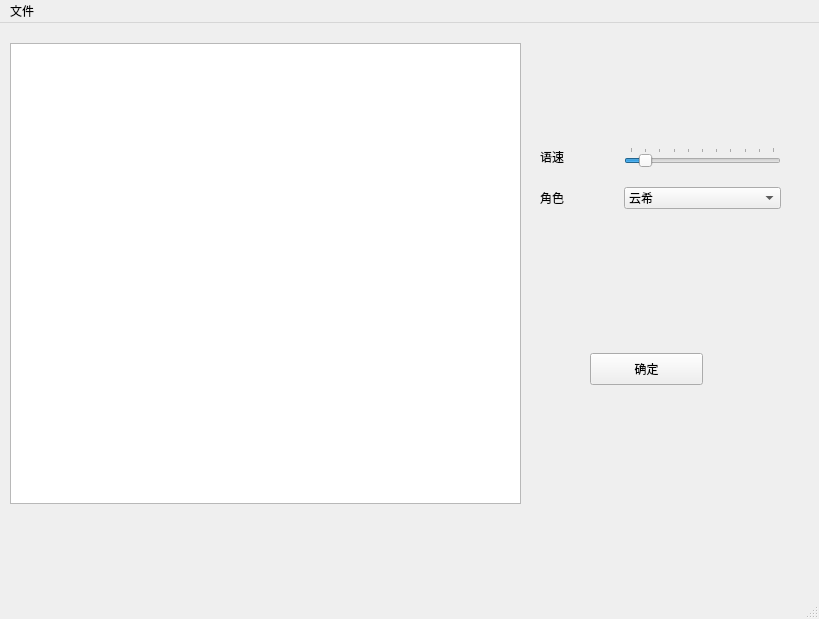
<?xml version="1.0" encoding="UTF-8"?>
<ui version="4.0">
 <class>MainWindow</class>
 <widget class="QMainWindow" name="MainWindow">
  <property name="geometry">
   <rect>
    <x>0</x>
    <y>0</y>
    <width>819</width>
    <height>619</height>
   </rect>
  </property>
  <property name="focusPolicy">
   <enum>Qt::ClickFocus</enum>
  </property>
  <property name="windowTitle">
   <string>MainWindow</string>
  </property>
  <property name="animated">
   <bool>true</bool>
  </property>
  <widget class="QWidget" name="centralwidget">
   <widget class="QWidget" name="widget_2" native="true">
    <property name="geometry">
     <rect>
      <x>20</x>
      <y>40</y>
      <width>311</width>
      <height>271</height>
     </rect>
    </property>
   </widget>
   <widget class="QTextBrowser" name="textBrowser">
    <property name="geometry">
     <rect>
      <x>10</x>
      <y>20</y>
      <width>511</width>
      <height>461</height>
     </rect>
    </property>
   </widget>
   <widget class="QPushButton" name="ok">
    <property name="geometry">
     <rect>
      <x>590</x>
      <y>330</y>
      <width>113</width>
      <height>32</height>
     </rect>
    </property>
    <property name="text">
     <string>确定</string>
    </property>
   </widget>
   <widget class="QSplitter" name="splitter_4">
    <property name="geometry">
     <rect>
      <x>0</x>
      <y>0</y>
      <width>0</width>
      <height>0</height>
     </rect>
    </property>
    <property name="orientation">
     <enum>Qt::Horizontal</enum>
    </property>
   </widget>
   <widget class="QWidget" name="">
    <property name="geometry">
     <rect>
      <x>540</x>
      <y>110</y>
      <width>241</width>
      <height>91</height>
     </rect>
    </property>
    <layout class="QGridLayout" name="gridLayout" rowstretch="0,0" columnstretch="1,2">
     <item row="0" column="0">
      <widget class="QLabel" name="volumn">
       <property name="text">
        <string>语速</string>
       </property>
      </widget>
     </item>
     <item row="0" column="1">
      <widget class="QSlider" name="horizontalSlider">
       <property name="mouseTracking">
        <bool>false</bool>
       </property>
       <property name="tabletTracking">
        <bool>true</bool>
       </property>
       <property name="focusPolicy">
        <enum>Qt::NoFocus</enum>
       </property>
       <property name="inputMethodHints">
        <set>Qt::ImhNone</set>
       </property>
       <property name="maximum">
        <number>10</number>
       </property>
       <property name="value">
        <number>1</number>
       </property>
       <property name="sliderPosition">
        <number>1</number>
       </property>
       <property name="orientation">
        <enum>Qt::Horizontal</enum>
       </property>
       <property name="invertedAppearance">
        <bool>false</bool>
       </property>
       <property name="invertedControls">
        <bool>false</bool>
       </property>
       <property name="tickPosition">
        <enum>QSlider::TicksAbove</enum>
       </property>
       <property name="tickInterval">
        <number>0</number>
       </property>
      </widget>
     </item>
     <item row="1" column="0">
      <widget class="QLabel" name="speaker">
       <property name="text">
        <string>角色</string>
       </property>
      </widget>
     </item>
     <item row="1" column="1">
      <widget class="QComboBox" name="comboBox_2">
       <item>
        <property name="text">
         <string>云希</string>
        </property>
       </item>
       <item>
        <property name="text">
         <string>云瑶</string>
        </property>
       </item>
      </widget>
     </item>
    </layout>
   </widget>
  </widget>
  <widget class="QMenuBar" name="menubar">
   <property name="geometry">
    <rect>
     <x>0</x>
     <y>0</y>
     <width>819</width>
     <height>22</height>
    </rect>
   </property>
   <widget class="QMenu" name="menu">
    <property name="title">
     <string>文件</string>
    </property>
    <addaction name="actionquit"/>
   </widget>
   <addaction name="menu"/>
  </widget>
  <widget class="QStatusBar" name="statusbar"/>
  <action name="actionquit">
   <property name="text">
    <string>quit</string>
   </property>
  </action>
 </widget>
 <resources/>
 <connections/>
</ui>
